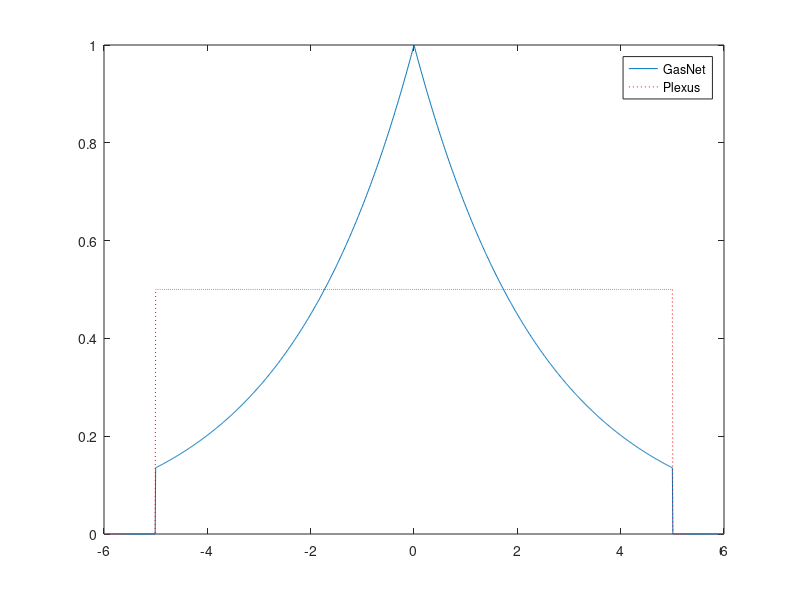

MATLAB code for this plot: (Note: this script raises an error after producing the figure.)
function SolidVsDispersedSpread2

set(gca,'FontSize',10)
d=-6:0.01:6;
r=5;
y=f1(d,r);
z=f2(d,r);
plot(d,y,d,z,'r:')
legend('GasNet','Plexus')
SetBox;
xlabel('Distance from emitter')
ylabel({'Maximum gas'; 'concentration'})
SetXLim(gca,-6,6)
SetXTicks(gca,5);
SetYTicks(gca,5);

set(gcf,'Units','centimeters');
X=get(gcf,'Position');
set(gcf,'Position',[X(1) X(2) 9 6]);
set(gcf,'PaperPositionMode','auto');
%h=subplot('Position',[0.175 0.175 0.775 0.75]);

function[y]=f1(d,r)
i=find(abs(d)>r);
y=exp(-2*abs(d)./r);
y(i)=0;

function[y]=f2(d,r)
i=find(abs(d)>r);
y=0.5*ones(size(d));
y(i)=0;